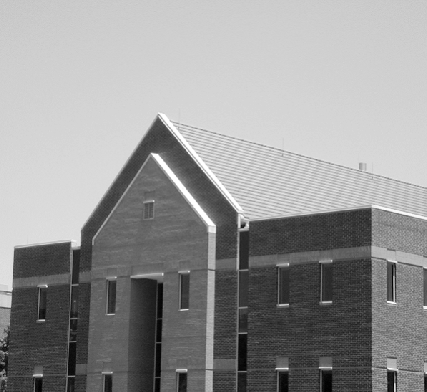
#> input picture data/3.jpg, 427 x 392 px
$ python t4.py   (older library calls are emulated)
#> lines starting #> are read from the running program, lines starting #| are printed output that depends on the picture; after the words box and inside, x2 and y2 are one past the last pixel; in counts of white or black regions, pixels touching at a corner belong together
# >>>>>>
# Descripttion:
# version: 1.0
# Author: Zx
# Email: ureinsecure@outlook.com
# Date: 2023-04-24 09:45:41
# LastEditors: Zx
# LastEditTime: 2023-04-24 09:50:38
# FilePath: /homework_2023/t4.py
# <<<<<<

import cv2

img = cv2.imread("data/3.jpg", 0)
#> img: shape (392, 427); min 0, max 255, mean 149.4

blur = cv2.GaussianBlur(img, (7, 7), 1, 1)


# 调用 Laplacian 算法的 OpenCV 库函数进行图像轮廓提取
result = cv2.Laplacian(blur, cv2.CV_16S, ksize=1)
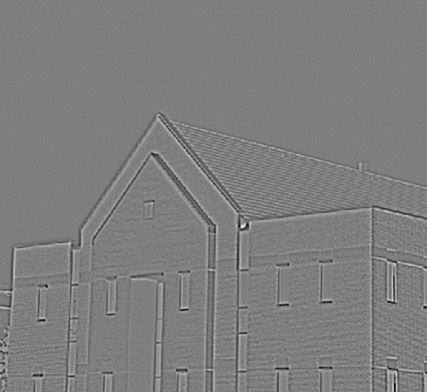
#> result: shape (392, 427) int16; min -64, max 65, mean 0; drawn with min black and max white
LOG = cv2.convertScaleAbs(result)  # 得到 LOG 算法处理结果

cv2.imwrite("log.jpg", LOG)
# Canny 算子进行边缘提取
Canny = cv2.Canny(blur, 50, 150)
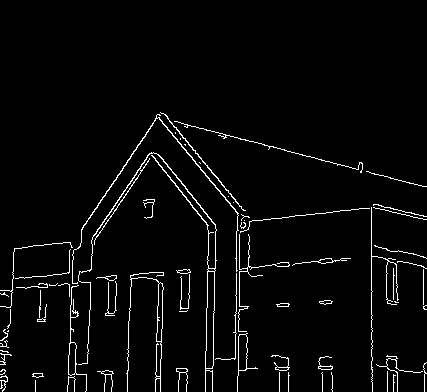
#> Canny: shape (392, 427); 3.3% white in thin lines or dots, all inside (x1, y1, x2, y2) = (0, 112, 427, 392)

cv2.imwrite("canny.jpg", Canny)


x = cv2.Scharr(blur, cv2.CV_16S, 1, 0)  # X 方向
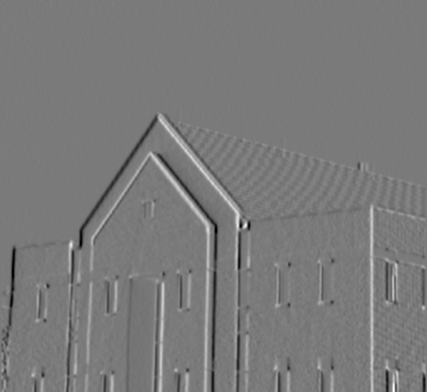
#> x: shape (392, 427) int16; min -1530, max 1648, mean -1.3; drawn with min black and max white
y = cv2.Scharr(blur, cv2.CV_16S, 0, 1)  # Y 方向
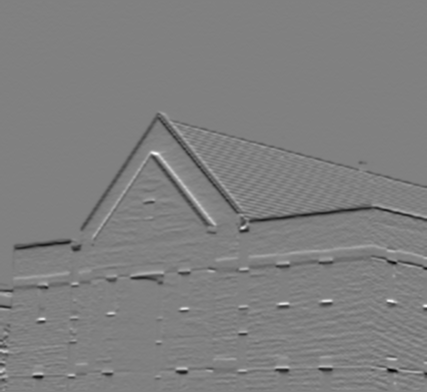
#> y: shape (392, 427) int16; min -1661, max 1639, mean -10.8; drawn with min black and max white
absX = cv2.convertScaleAbs(x)
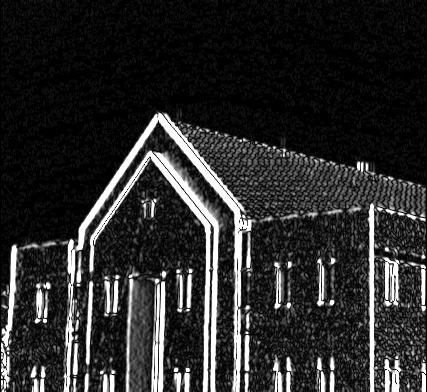
#> absX: shape (392, 427); min 0, max 255, mean 43.3
absY = cv2.convertScaleAbs(y)
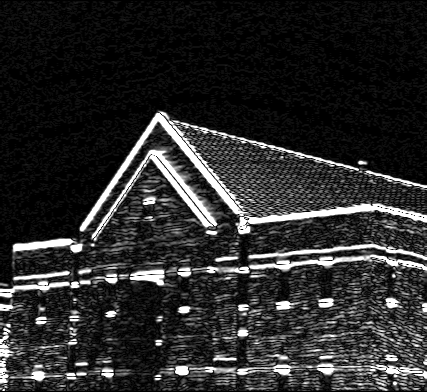
#> absY: shape (392, 427); min 0, max 255, mean 42.9
Scharr = cv2.addWeighted(absX, 0.5, absY, 0.5, 0)
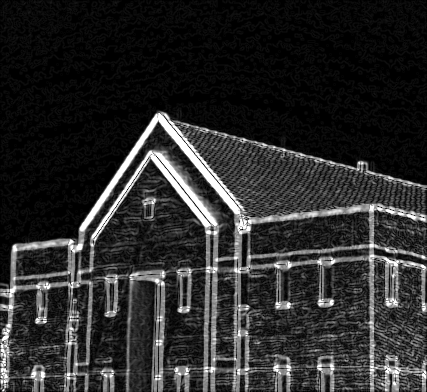
#> Scharr: shape (392, 427); min 0, max 255, mean 43.1
cv2.imwrite("Scharr.jpg", Scharr)

$ run again, with data/1.jpg copied over data/3.jpg
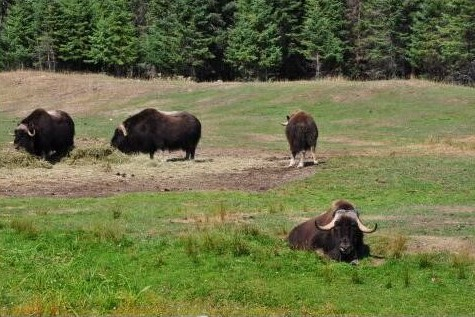
#> input picture data/1.jpg, 475 x 317 px
#> `Canny = cv2.Canny(blur, 50, 150)`:
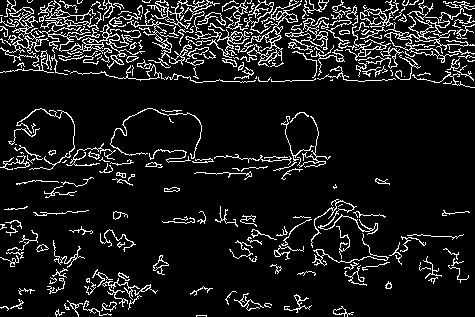
#> Canny: shape (317, 475); 10.2% white in thin lines or dots
#> `Scharr = cv2.addWeighted(absX, 0.5, absY, 0.5, 0)`:
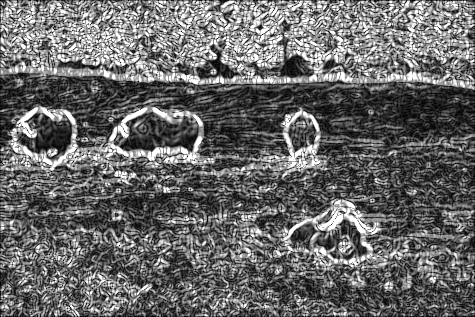
#> Scharr: shape (317, 475); min 0, max 255, mean 104.2

$ run again, with data/2.jpg copied over data/3.jpg
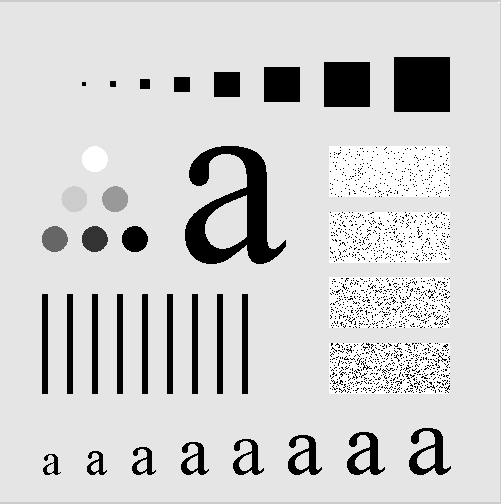
#> input picture data/2.jpg, 501 x 504 px
#> `Canny = cv2.Canny(blur, 50, 150)`:
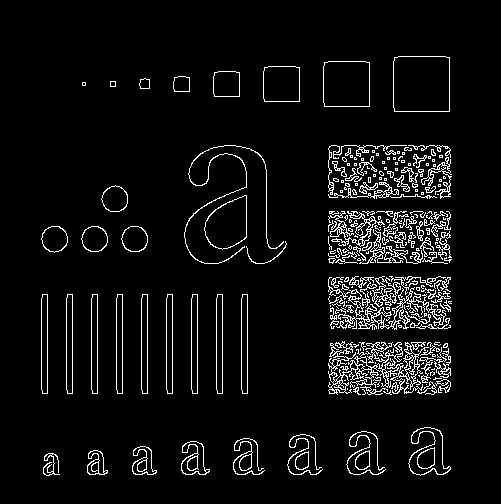
#> Canny: shape (504, 501); 5.9% white in thin lines or dots, all inside (x1, y1, x2, y2) = (41, 56, 452, 476)
#> `Scharr = cv2.addWeighted(absX, 0.5, absY, 0.5, 0)`:
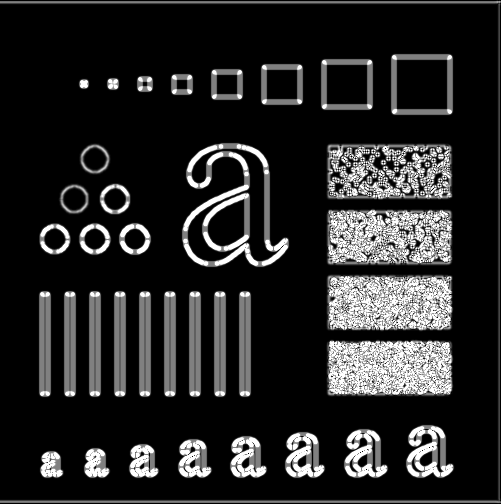
#> Scharr: shape (504, 501); min 0, max 255, mean 39.3
